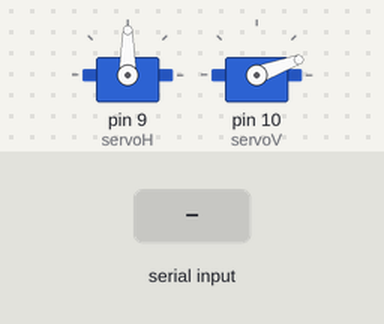
Bench run of a sketch on a simulated Arduino Uno, built with avr-gcc and run on an emulated ATmega328P. Shown: 2 × servo. The inputs (shaded band) are chosen by the test bench.

Above: at 3.2 s.
3.3 s: "<" received over the second serial link
At 14.6 s:
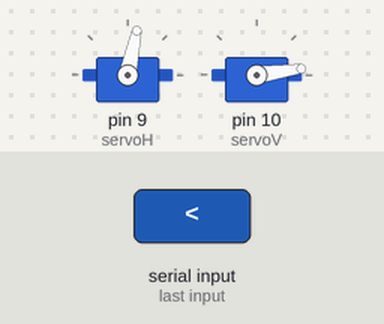
Timing chart, 0 to 14.8 s (numbered marks = the images above; inputs shaded):
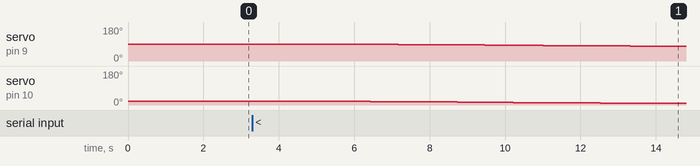

The sketch:

CodigoEsclavo.ino
```cpp
#include <SoftwareSerial.h>
#include <Servo.h>

//Configuración de pines para comunicación: RX = 2, TX = 3
SoftwareSerial puertoMaestro(2, 3);

Servo servoH;
Servo servoV;

//Variables de posición con decimales
float targetH = 90.0;
float targetV = 20.0;
float currentH = 90.0;
float currentV = 20.0;

//Tamaño del paso para el movimiento lento (0.02 grados)
float stepSize = 0.02;

//Conversión de alta precisión: Grados flotantes a Microsegundos de pulso
int gradosAMicrosegundos(float grados) {
  return 544 + (grados / 180.0) * (2400 - 544);
}

void setup() {
  puertoMaestro.begin(9600);

  servoH.attach(9);
  servoV.attach(10);

  //Ubicación inicial suave al arrancar
  servoH.write(90);
  servoV.write(20);
  delay(2000);
}

void loop() {
  // -------- 1. RECEPCIÓN Y DESEMPAQUETADO DE DATOS --------
  if (puertoMaestro.available() > 0) {
    char inicio = puertoMaestro.read();
    if (inicio == '<') { // Detecta el inicio seguro del mensaje
      targetH = puertoMaestro.parseFloat();
      targetV = puertoMaestro.parseFloat();
    }
  }

  // -------- 2. RAMPA DE SUAVIZADO HORIZONTAL --------
  if (abs(targetH - currentH) > 0.02) {
    if (currentH < targetH) currentH += stepSize;
    else currentH -= stepSize;
    servoH.writeMicroseconds(gradosAMicrosegundos(currentH));
  }

  // -------- 3. RAMPA DE SUAVIZADO VERTICAL --------
  if (abs(targetV - currentV) > 0.02) {
    if (currentV < targetV) currentV += stepSize;
    else currentV -= stepSize;
    servoV.writeMicroseconds(gradosAMicrosegundos(currentV));
  }

  delay(15); // Sincronización del pulso del servo (15ms standard)
}
```

Measured:
- after the input at 3.3 s, servo on pin 9 (servoH): moves from 90° to 78° over 8.4 s, starting after 2.4 s; servo on pin 10 (servoV): moves from 20° to 8° over 8.5 s, starting after 2.3 s
